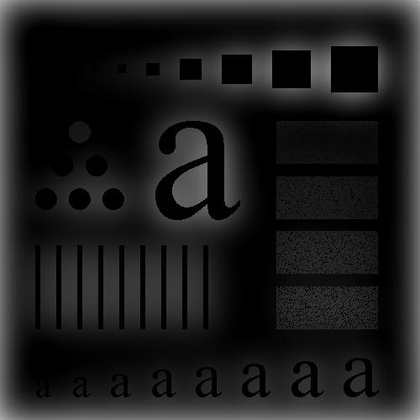
%> input picture Digital_Image_Processing/Project3/butterworth_highpass_10.jpg, 420 x 420 px, shrunk from 500 x 500 before the run, given in place of skeleton_orig.tif, which was not available
$ octave --eval "SpatialEnhancement('../Project3/butterworth_highpass_10.jpg');"   (GNU Octave 9; MATLAB toolbox functions it lacks are replaced by stand-ins)
%> lines starting %> are read from the running program, lines starting %| are printed output that depends on the picture; pictures that were not available may be replaced by others from this repository, and a replacement may not be noted
### Digital_Image_Processing/Project2/linear_filter.m
% Linear filter
function [output_img] = linear_filter(input_img, mask)
% This function is used to mask to input image

% Get the height and width of the mask
[m, n] = size(mask);

% Calculate the size of padding according to the size of mask
padding_m = floor((m - 1) / 2);
padding_n = floor((n - 1) / 2);
% Use zero padding to mask the boundary
padding_input_img = padarray(input_img, [padding_m, padding_n]);

% Get the height and width of the image
[M, N] = size(input_img);

% Initialize and calculate output image
output_img = zeros(M, N);
for i = padding_m + 1:padding_m + M
    for j = padding_n + 1:padding_n + N
        output_img(i - padding_m, j - padding_n) = sum(sum(padding_input_img(i-padding_m:i+padding_m,j-padding_n:j+padding_n) .* mask));
    end
end

end

### Digital_Image_Processing/Project2/Project2.m
% Solution of project 2: Combining spatial enhancement methods
function[] = SpatialEnhancement(img_location)
%> called with img_location = '../Project3/butterworth_highpass_10.jpg'

% Clear the environment
close all;
clc
clear;

% Set the default location of input image file
img_location = '../images/skeleton_orig.tif';
input_img = double(imread(img_location));
%> input_img: size 420x420 double; min 0, max 186, mean 28.8; mean of the top-left, top-right, bottom-left and bottom-right quarters 24.9, 29.3, 33.3, 27.7

% For this program must be general to allow any
% gray-level image, so it needs to get the depth
% of the image
info = imfinfo(img_location);
L = info.BitDepth;

% Set the laplacian and sobel gradient masks also smooth mask
laplacian_mask = [0,-1,0; -1,4,-1; 0,-1,0];
sobel_gradient_x_mask = [-1,-2,-1; 0,0,0; 1,2,1];
sobel_gradient_y_mask = [-1,0,1; -2,0,2; -1,0,1];
smooth_5x5_mask = ones(5,5) * 1/(5*5);


% Laplacian of the input image
laplacian_img = linear_filter(input_img, laplacian_mask);

% Use laplacian to sharpen the image
sharpen_laplacian_img = input_img + laplacian_img;
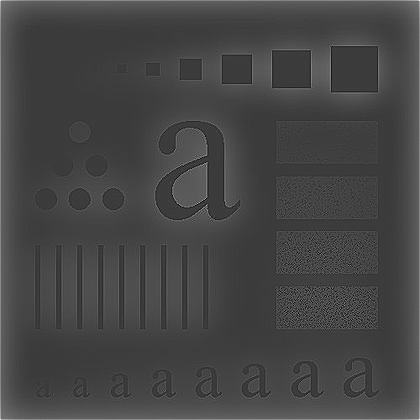
%> sharpen_laplacian_img: size 420x420 double; min -179, max 585, mean 29.9; drawn with min black and max white

% Sobel gradient of the input image of direction x and y
sobel_gradient_x_img = linear_filter(input_img, sobel_gradient_x_mask);
sobel_gradient_y_img = linear_filter(input_img, sobel_gradient_y_mask);
%> call 3 of linear_filter, with mask = [-1 0 1; -2 0 2; -1 0 1]
%> after the loop in linear_filter (call 3), `for i = padding_m + 1:padding_m + M`:
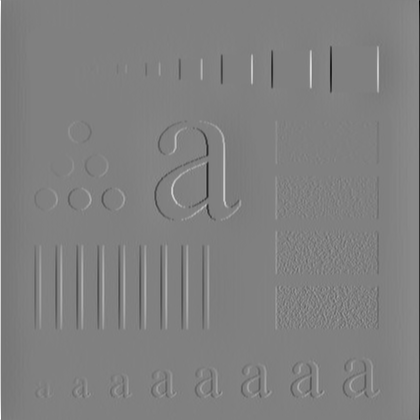
%> output_img: size 420x420 double; min -661, max 650, mean 0; drawn with min black and max white

% Sobel gradient of the input image it can also use square sum
sobel_gradient_img = abs(sobel_gradient_x_img) + abs(sobel_gradient_y_img);
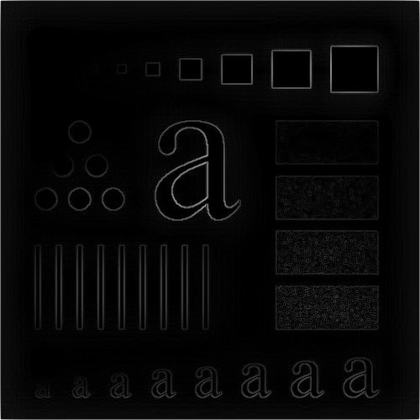
%> sobel_gradient_img: size 420x420 double; min 0, max 1016, mean 32.9; drawn with min black and max white

% Use 5x5 mask to smooth
smooth_5x5_sobel_img = linear_filter(sobel_gradient_img, smooth_5x5_mask);
%> in linear_filter (call 4), `padding_input_img = padarray(input_img, [padding_m, padding_n]);`:
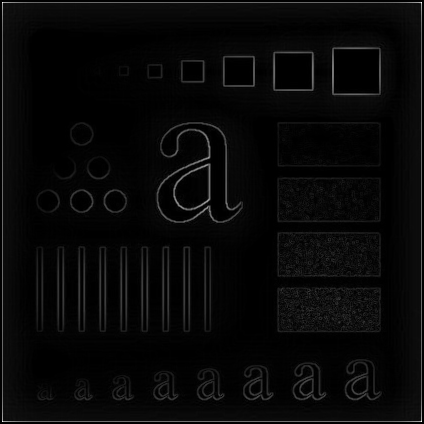
%> padding_input_img: size 424x424 double; min 0, max 1016, mean 32.3; drawn with min black and max white
%> after the loop in linear_filter (call 4), `for i = padding_m + 1:padding_m + M`:
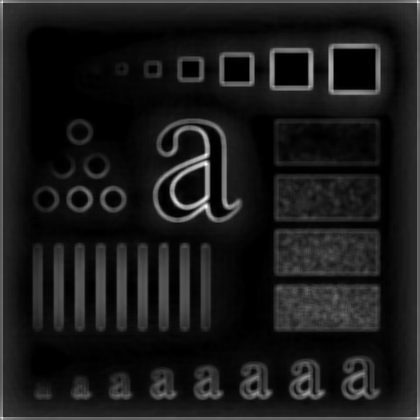
%> output_img: size 420x420 double; min 0, max 297.8, mean 31.2; drawn with min black and max white

% Calculate the product mask of laplacian and smooth sobel
mask_product_img = sharpen_laplacian_img .* smooth_5x5_sobel_img / (2^L - 1);
sharpen_smooth_sobel_img = input_img + mask_product_img;

% Calculate the power-law transformation of smooth sobel image
power_law_tranform_img = (sharpen_smooth_sobel_img * (2^L - 1)).^ 0.5;

% Increase the gray level to handle the negative gray level
laplacian_img = laplacian_img - min(laplacian_img(:));
sharpen_laplacian_img =  sharpen_laplacian_img - min(sharpen_laplacian_img(:));
sobel_gradient_img = sobel_gradient_img - min(sobel_gradient_img(:));


%%%%%%%%%%%%%%%%%%%%%%%% Show pictures %%%%%%%%%%%%%%%%%%%%%%%%%%%%
figure('NumberTitle','off','Name','Combining spatial enhancement methods')
subplot(2,4,1);imshow(input_img,[0,2^L-1]);title('(a) Input image');
subplot(2,4,2);imshow(laplacian_img,[0,2^L-1]);title('(b) Laplacian of (a)');
subplot(2,4,3);imshow(sharpen_laplacian_img,[0,2^L-1]);title('(c) Sum of (a) and (b)');
%> after `imshow(sharpen_laplacian_img,[0,2^L-1])`:
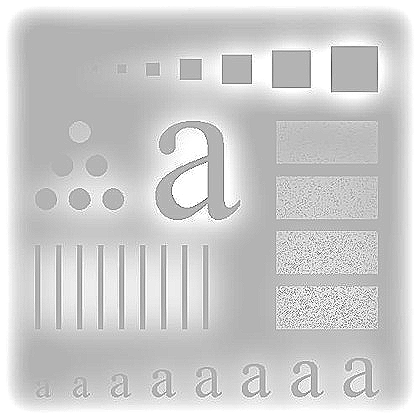
%> displayed picture: size 420x420, on the screen's scale of 0 to 255; min 0, max 255, mean 205.2
subplot(2,4,4);imshow(sobel_gradient_img,[0,2^L-1]);title('(d) Sobel of (a)');
subplot(2,4,5);imshow(smooth_5x5_sobel_img,[0,2^L-1]);title('(e) Smooth (d) with a 5x5 average filter');
subplot(2,4,6);imshow(mask_product_img,[0,2^L-1]);title('(f) Product of (c) and (e)');
subplot(2,4,7);imshow(sharpen_smooth_sobel_img,[0,2^L-1]);title('(g) Sum of (a) and (f)');
subplot(2,4,8);imshow(power_law_tranform_img,[0,2^L-1]);title('(h) Gamma transformation result of (g)');
%> after `imshow(power_law_tranform_img,[0,2^L-1])`:
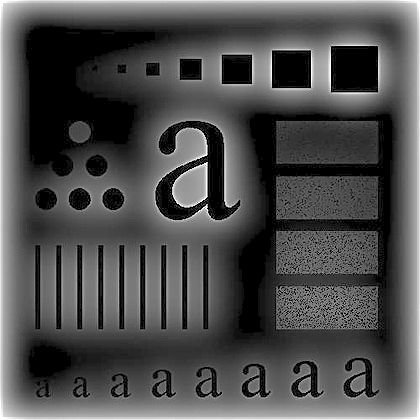
%> displayed picture: size 420x420, on the screen's scale of 0 to 255; min 0, max 255, mean 76.8

%%%%%%%%%%%%%%%%%%%%%%%% Output pictures %%%%%%%%%%%%%%%%%%%%%%%%%%%%
imwrite(uint8(input_img), '1_origin_image.jpg');
imwrite(uint8(laplacian_img), '2_laplacian_of_image.jpg')
imwrite(uint8(sharpen_laplacian_img), '3_sharpen_laplacian_image.jpg')
imwrite(uint8(sobel_gradient_img), '4_sobel_gradient_image.jpg')
imwrite(uint8(smooth_5x5_sobel_img), '5_smooth_sobel_image.jpg')
imwrite(uint8(mask_product_img), '6_product_laplacian_sobel.jpg')
imwrite(uint8(sharpen_smooth_sobel_img), '7_sharpen_smooth_sobel.jpg')
imwrite(uint8(power_law_tranform_img), '8_power_law_transform.jpg')

$ run again, on Digital_Image_Processing/Project3/butterworth_highpass_160.jpg
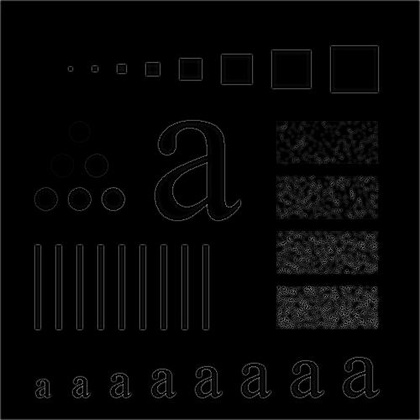
%> input picture Digital_Image_Processing/Project3/butterworth_highpass_160.jpg, 420 x 420 px, shrunk from 500 x 500 before the run, given in place of skeleton_orig.tif, which was not available
%> after the loop in linear_filter (call 3), `for i = padding_m + 1:padding_m + M`:
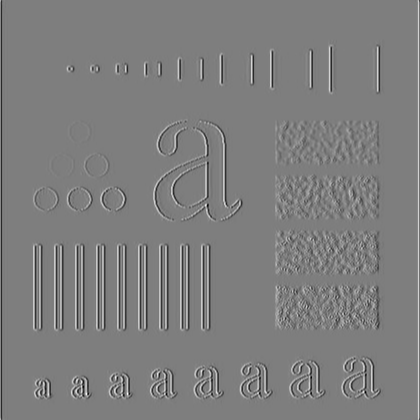
%> output_img: size 420x420 double; min -388, max 396, mean 0; drawn with min black and max white
%> padding_input_img: size 424x424 double
%> in SpatialEnhancement, `imshow(power_law_tranform_img,[0,2^L-1])`:
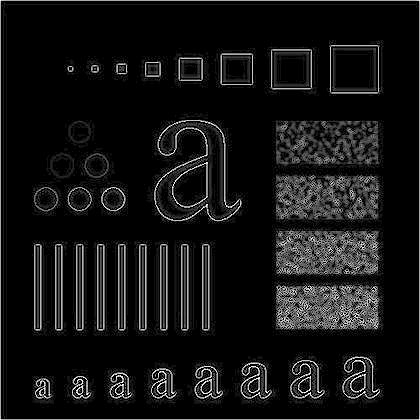
%> displayed picture: size 420x420, on the screen's scale of 0 to 255; min 0, max 255, mean 20.6

$ run again, on Digital_Image_Processing/Project3/butterworth_highpass_30.jpg
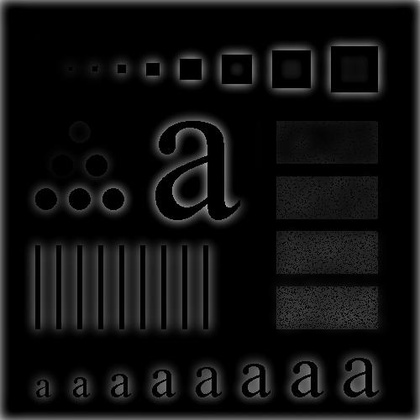
%> input picture Digital_Image_Processing/Project3/butterworth_highpass_30.jpg, 420 x 420 px, shrunk from 500 x 500 before the run, given in place of skeleton_orig.tif, which was not available
%> after the loop in linear_filter (call 3), `for i = padding_m + 1:padding_m + M`:
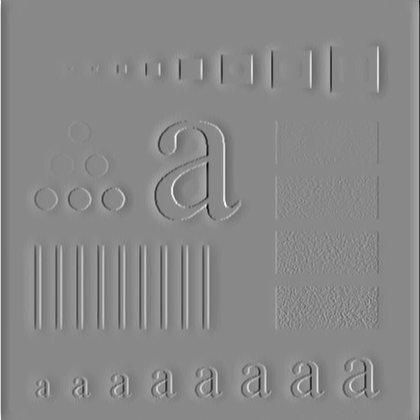
%> output_img: size 420x420 double; min -673, max 581, mean 0; drawn with min black and max white
%> padding_input_img: size 424x424 double
%> in SpatialEnhancement, `imshow(power_law_tranform_img,[0,2^L-1])`:
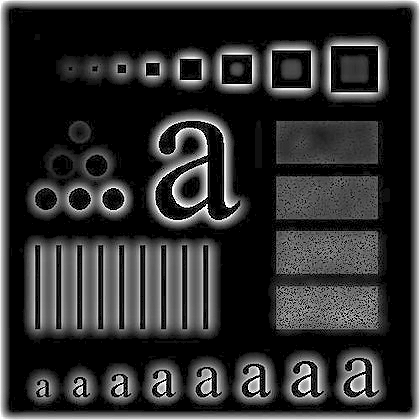
%> displayed picture: size 420x420, on the screen's scale of 0 to 255; min 0, max 255, mean 49
